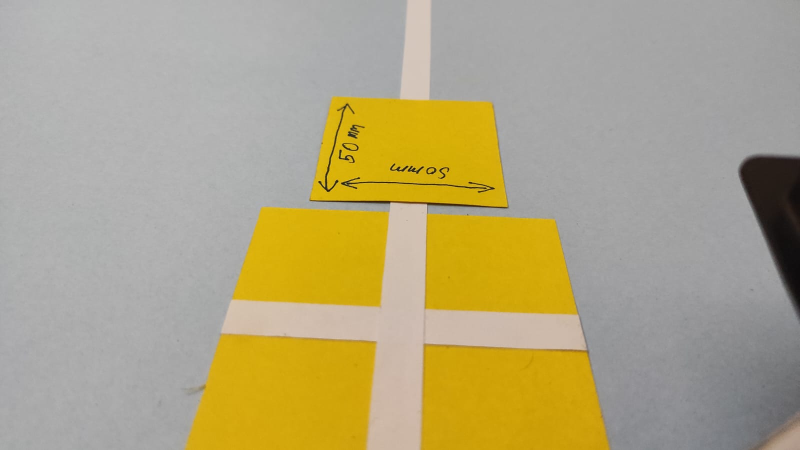
#> input picture Calibration.jpg, 1600 x 900 px, given in place of the camera (shown at 1/2 size)
$ python ColorPicler_HSL.py
#> lines starting #> are read from the running program, lines starting #| are printed output that depends on the picture; after the words box and inside, x2 and y2 are one past the last pixel; in counts of white or black regions, pixels touching at a corner belong together
import cv2
import numpy as np

frameWidth = 640
frameHeight = 480
cap = cv2.VideoCapture(0)
cap.set(3, frameWidth)
cap.set(4, frameHeight)


def empty(a):
    pass


# Function to update the HSL color picker values
def update_color_picker_hsl():
    h_min = cv2.getTrackbarPos("Hue Min", "HSL")
    h_max = cv2.getTrackbarPos("Hue Max", "HSL")
    s_min = cv2.getTrackbarPos("Saturation Min", "HSL")
    s_max = cv2.getTrackbarPos("Saturation Max", "HSL")
    l_min = cv2.getTrackbarPos("Lightness Min", "HSL")
    l_max = cv2.getTrackbarPos("Lightness Max", "HSL")
    lower = np.array([h_min, s_min, l_min])
    upper = np.array([h_max, s_max, l_max])
    return lower, upper


# Create the HSL trackbars
cv2.namedWindow("HSL")
cv2.resizeWindow("HSL", 640, 480)
cv2.createTrackbar("Hue Min", "HSL", 0, 179, empty)
cv2.createTrackbar("Hue Max", "HSL", 179, 179, empty)
cv2.createTrackbar("Saturation Min", "HSL", 0, 255, empty)
cv2.createTrackbar("Saturation Max", "HSL", 255, 255, empty)
cv2.createTrackbar("Lightness Min", "HSL", 0, 255, empty)
cv2.createTrackbar("Lightness Max", "HSL", 255, 255, empty)

frameCounter = 0

while True:
    frameCounter += 1
    if cap.get(cv2.CAP_PROP_FRAME_COUNT) == frameCounter:
        cap.set(cv2.CAP_PROP_POS_FRAMES, 0)
        frameCounter = 0

    _, img = cap.read()
#> img is the input picture: shape (900, 1600, 3); mean B, G, R 129.3, 165.9, 176.6

    height, width, _ = img.shape
#> height = 900; width = 1600
    width //= 2
#> width = 800
    left_frame = img[:, :width, :]
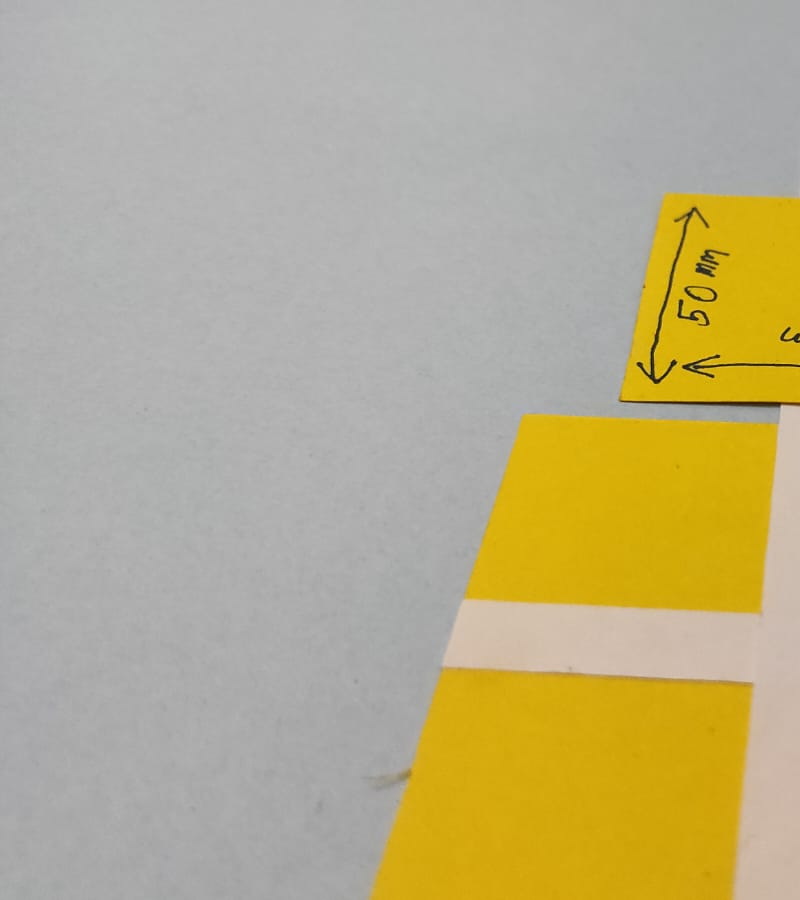
#> left_frame: shape (900, 800, 3); mean B, G, R 138.3, 174.6, 184.5
    right_frame = img[:, width:, :]
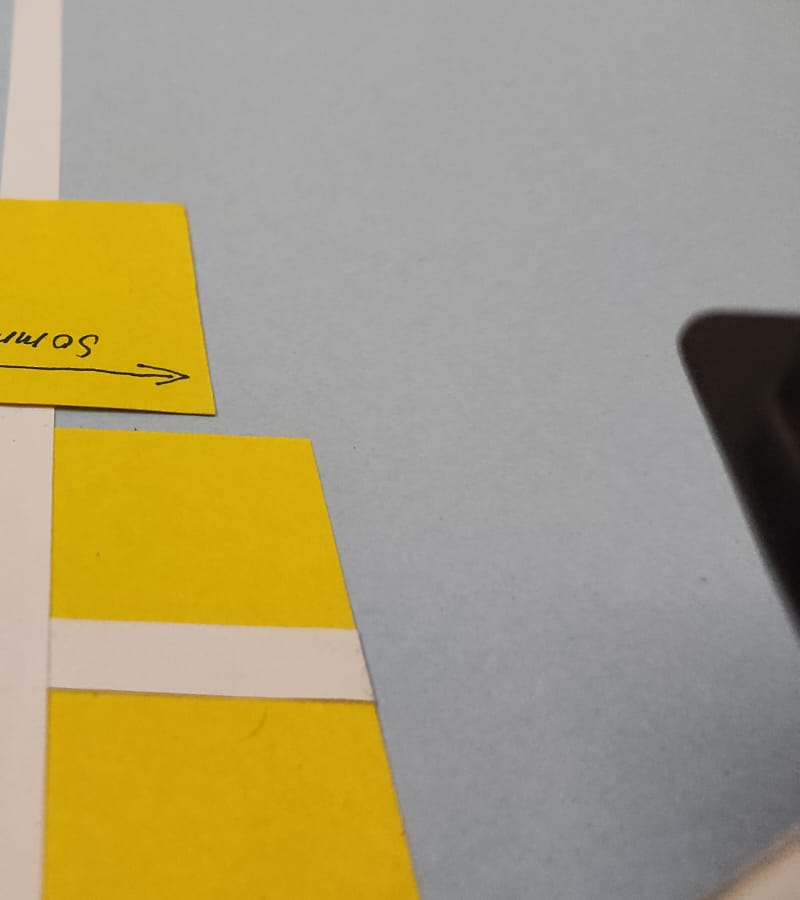
#> right_frame: shape (900, 800, 3); mean B, G, R 120.3, 157.3, 168.7

    lower, upper = update_color_picker_hsl()

    img_hsl = cv2.cvtColor(right_frame, cv2.COLOR_BGR2HLS)
#> img_hsl: shape (900, 800, 3); mean of channels 0, 1, 2 35.1, 144.6, 61.5
    mask = cv2.inRange(img_hsl, lower, upper)
#> mask: shape (900, 800); every value is 255
    result = cv2.bitwise_and(right_frame, right_frame, mask=mask)

    mask = cv2.cvtColor(mask, cv2.COLOR_GRAY2BGR)
#> mask: shape (900, 800, 3); every value is 255
    hStack = np.hstack([right_frame, mask, result])
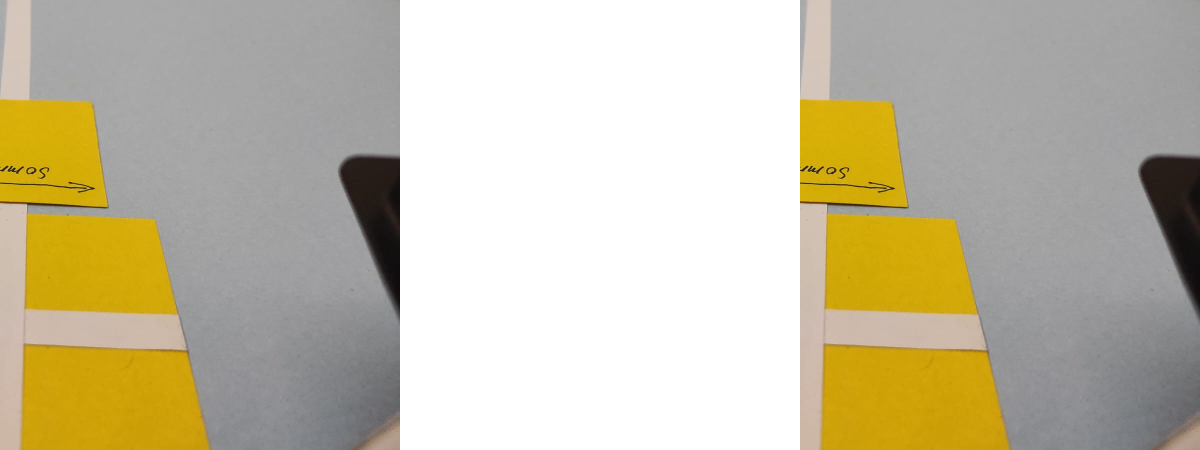
#> hStack: shape (900, 2400, 3) (shown at 1/2 size); mean B, G, R 165.2, 189.8, 197.5

    # Display HSL values
    cv2.putText(
        hStack,
        f"Lower: {lower}",
        (10, frameHeight - 30),
        cv2.FONT_HERSHEY_SIMPLEX,
        0.5,
        (255, 255, 255),
        1,
        cv2.LINE_AA,
    )
#> hStack: shape (900, 2400, 3); 0.03% of pixels changed, all inside (x1, y1, x2, y2) = (11, 437, 128, 456)
    cv2.putText(
        hStack,
        f"Upper: {upper}",
        (10, frameHeight - 10),
        cv2.FONT_HERSHEY_SIMPLEX,
        0.5,
        (255, 255, 255),
        1,
        cv2.LINE_AA,
    )
#> hStack: shape (900, 2400, 3); mean B, G, R 165.3, 189.9, 197.5

    cv2.imshow("HSL Color Picker", hStack)

    if cv2.waitKey(1) & 0xFF == ord("q"):
#> (key q is pressed here)
        break

cap.release()
cv2.destroyAllWindows()

$ run again, on line1.jpeg
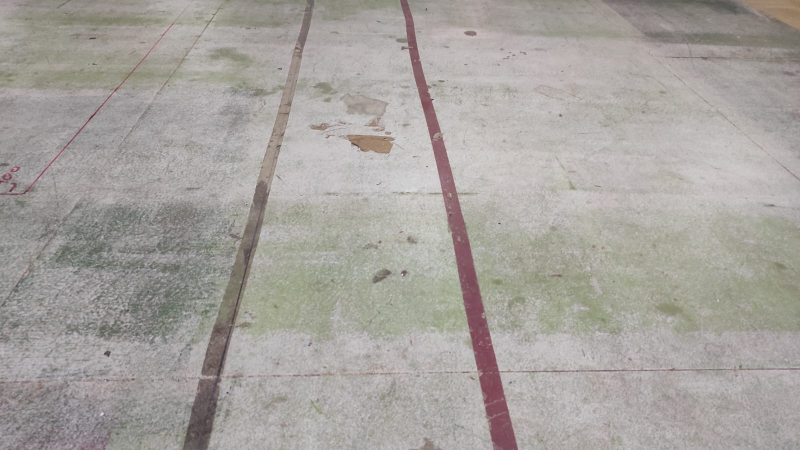
#> input picture line1.jpeg, 1600 x 900 px, given in place of the camera (shown at 1/2 size)
#> img is the input picture: shape (900, 1600, 3); mean B, G, R 157.8, 162.2, 166.4
#> `right_frame = img[:, width:, :]`:
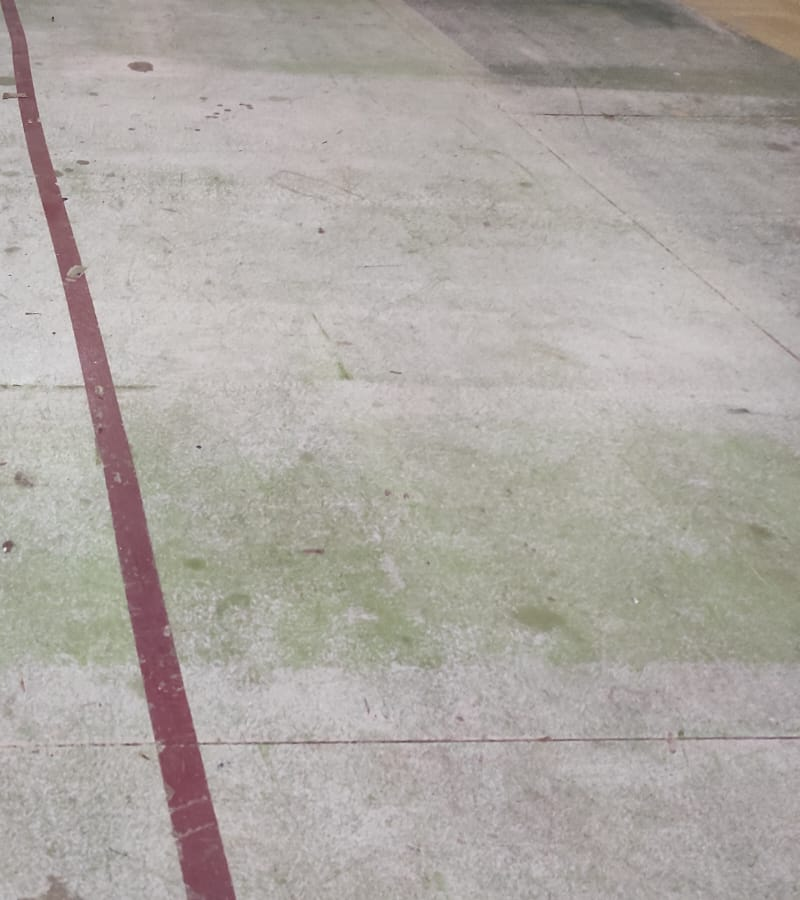
#> right_frame: shape (900, 800, 3); mean B, G, R 162.9, 167.7, 172.9
#> img_hsl: shape (900, 800, 3); mean of channels 0, 1, 2 33.1, 168.1, 15.4
#> `hStack = np.hstack([right_frame, mask, result])`:
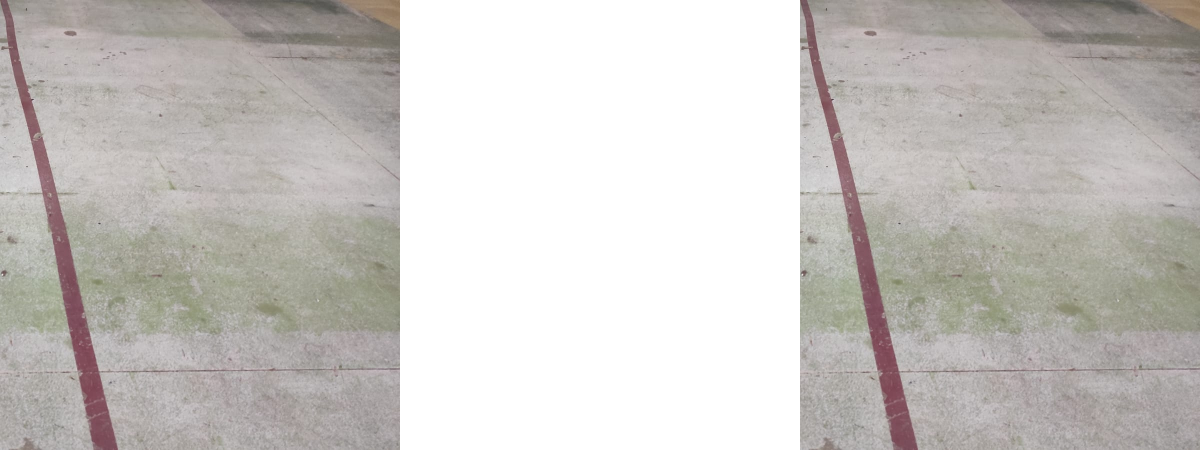
#> hStack: shape (900, 2400, 3) (shown at 1/2 size); mean B, G, R 193.6, 196.8, 200.3
